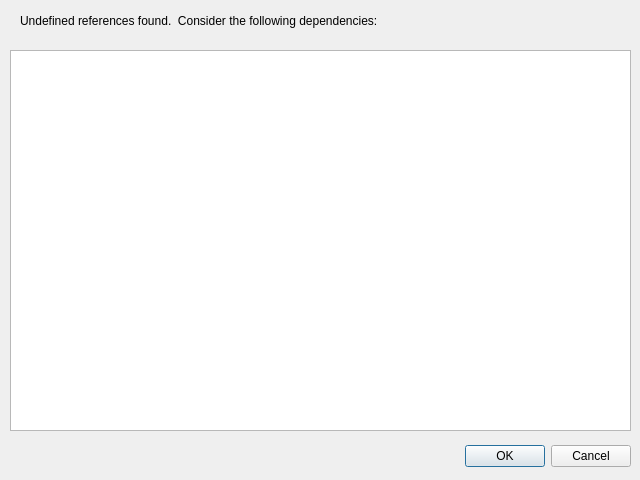
<?xml version="1.0" encoding="UTF-8"?>
<ui version="4.0">
 <class>LibrarySuggestions</class>
 <widget class="QDialog" name="LibrarySuggestions">
  <property name="geometry">
   <rect>
    <x>0</x>
    <y>0</y>
    <width>640</width>
    <height>480</height>
   </rect>
  </property>
  <property name="windowTitle">
   <string>Library Suggestions</string>
  </property>
  <widget class="QDialogButtonBox" name="buttonBox">
   <property name="geometry">
    <rect>
     <x>10</x>
     <y>440</y>
     <width>621</width>
     <height>32</height>
    </rect>
   </property>
   <property name="orientation">
    <enum>Qt::Horizontal</enum>
   </property>
   <property name="standardButtons">
    <set>QDialogButtonBox::Cancel|QDialogButtonBox::Ok</set>
   </property>
  </widget>
  <widget class="QListView" name="libsList">
   <property name="geometry">
    <rect>
     <x>10</x>
     <y>50</y>
     <width>621</width>
     <height>381</height>
    </rect>
   </property>
  </widget>
  <widget class="QLabel" name="label">
   <property name="geometry">
    <rect>
     <x>20</x>
     <y>10</y>
     <width>601</width>
     <height>22</height>
    </rect>
   </property>
   <property name="text">
    <string>Undefined references found.  Consider the following dependencies:</string>
   </property>
  </widget>
 </widget>
 <resources/>
 <connections>
  <connection>
   <sender>buttonBox</sender>
   <signal>accepted()</signal>
   <receiver>LibrarySuggestions</receiver>
   <slot>accept()</slot>
   <hints>
    <hint type="sourcelabel">
     <x>248</x>
     <y>254</y>
    </hint>
    <hint type="destinationlabel">
     <x>157</x>
     <y>274</y>
    </hint>
   </hints>
  </connection>
  <connection>
   <sender>buttonBox</sender>
   <signal>rejected()</signal>
   <receiver>LibrarySuggestions</receiver>
   <slot>reject()</slot>
   <hints>
    <hint type="sourcelabel">
     <x>316</x>
     <y>260</y>
    </hint>
    <hint type="destinationlabel">
     <x>286</x>
     <y>274</y>
    </hint>
   </hints>
  </connection>
 </connections>
</ui>
